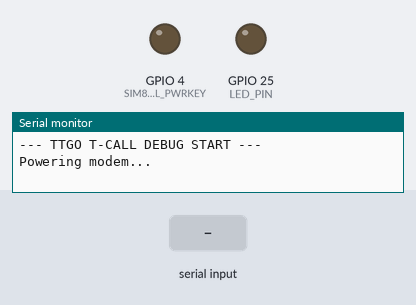
Bench run of a sketch on a simulated ESP32. Shown: output pins drawn as LEDs (lit = HIGH), the last lines printed to the serial monitor. The test bench sets the inputs (shaded band). The modem accepts every AT command (registered, SIM ready, sends succeed) and sends nothing else; pins used as bus, display or sensor lines are not drawn.

Above: at 0.2 s.
At 17.3 s:
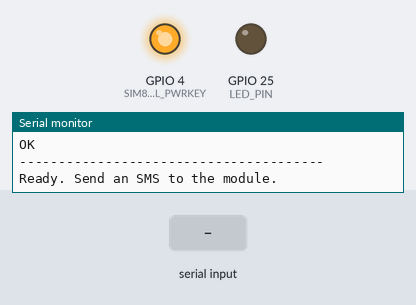
17.4 s: "+CMT:" received over the second serial link
At 19.8 s:
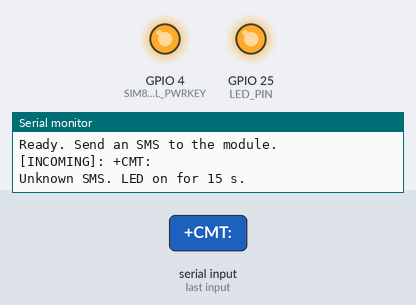
Timing chart, 0 to 34.9 s (numbered marks = the images above; inputs shaded):
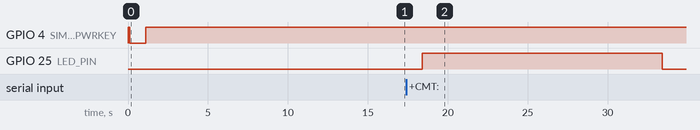

Measured:
- after the input at 17.4 s, GPIO 25 (LED_PIN): LOW → HIGH after 1.0 s, → LOW 15.0 s later

The sketch:

receiver-node.ino
```cpp
// Flood EWS receiver node v1 (SMS receive/acknowledge test)
// Board: LilyGO TTGO T-Call (ESP32 + SIM800L)
// Listens for SMS alert levels from the sensor node and acknowledges them.

#include "config.h"

#define SIM800L_RX     26
#define SIM800L_TX     27
#define SIM800L_PWRKEY 4
#define SIM800L_RST    5
#define SIM800L_POWER  23
#define LED_PIN        25

String targetNumber = TARGET_NUMBER;

void setup() {
  // Serial to computer (debug)
  Serial.begin(115200);
  while (!Serial);
  Serial.println("--- TTGO T-CALL DEBUG START ---");

  // Serial to SIM800L
  Serial2.begin(115200, SERIAL_8N1, SIM800L_RX, SIM800L_TX);

  pinMode(LED_PIN, OUTPUT);
  pinMode(SIM800L_PWRKEY, OUTPUT);
  pinMode(SIM800L_POWER, OUTPUT);

  // Power-on sequence for the TTGO T-Call modem
  Serial.println("Powering modem...");
  digitalWrite(SIM800L_POWER, HIGH);

  // Pulse PWRKEY to boot the SIM800L
  digitalWrite(SIM800L_PWRKEY, HIGH);
  delay(100);
  digitalWrite(SIM800L_PWRKEY, LOW);
  delay(1000);
  digitalWrite(SIM800L_PWRKEY, HIGH);

  Serial.println("Waiting for modem (10 s)...");
  delay(10000);

  // AT communication check
  Serial.println("AT check:");
  sendAT("AT");                 // Expect OK
  sendAT("AT+CPIN?");           // SIM card detected?
  sendAT("AT+CSQ");             // Signal strength (0-31)
  sendAT("AT+CMGF=1");          // SMS text mode
  sendAT("AT+CNMI=2,2,0,0,0");  // Push incoming SMS straight to Serial2

  Serial.println("---------------------------------------");
  Serial.println("Ready. Send an SMS to the module.");
}

void loop() {
  // Read data from SIM800L and echo it to the serial monitor
  if (Serial2.available()) {
    String incoming = Serial2.readString();
    Serial.println("\n[INCOMING]: " + incoming);

    // SMS keyword filter
    incoming.toUpperCase();

    if (incoming.indexOf("NORMAL") >= 0) {
      Serial.println("Command received: NORMAL");
      sendReply("NORMAL");
    }
    else if (incoming.indexOf("SIAGA") >= 0) {       // SIAGA = alert / standby
      Serial.println("Command received: SIAGA");
      sendReply("SIAGA");
    }
    else if (incoming.indexOf("DARURAT") >= 0) {     // DARURAT = emergency
      Serial.println("Command received: DARURAT");
      sendReply("DARURAT");
    }
    // An SMS arrived (+CMT) but it is none of the three keywords
    else if (incoming.indexOf("+CMT:") >= 0) {
      Serial.println("Unknown SMS. LED on for 15 s.");
      digitalWrite(LED_PIN, HIGH);
      delay(15000);
      digitalWrite(LED_PIN, LOW);
    }
  }

  // AT commands can also be typed directly in the serial monitor
  if (Serial.available()) {
    Serial2.write(Serial.read());
  }
}

void sendAT(String command) {
  Serial.print("Send: " + command + " -> ");
  Serial2.println(command);
  long t = millis();
  while (millis() - t < 2000) {
    if (Serial2.available()) {
      Serial.print(Serial2.readString());
      break;
    }
  }
}

void sendReply(String msg) {
  Serial.println("Sending reply...");
  Serial2.println("AT+CMGS=\"" + targetNumber + "\"");
  delay(1000);
  Serial2.print(msg);
  delay(100);
  Serial2.write(26); // CTRL+Z
  Serial.println("Send command done.");
}
```

config.example.h
```cpp
// Copy this file to config.h and fill in your values.
// config.h is listed in .gitignore so real phone numbers never reach the repo.
#pragma once

// Number that receives the acknowledgement SMS (international format)
#define TARGET_NUMBER "+62XXXXXXXXXX"
```
